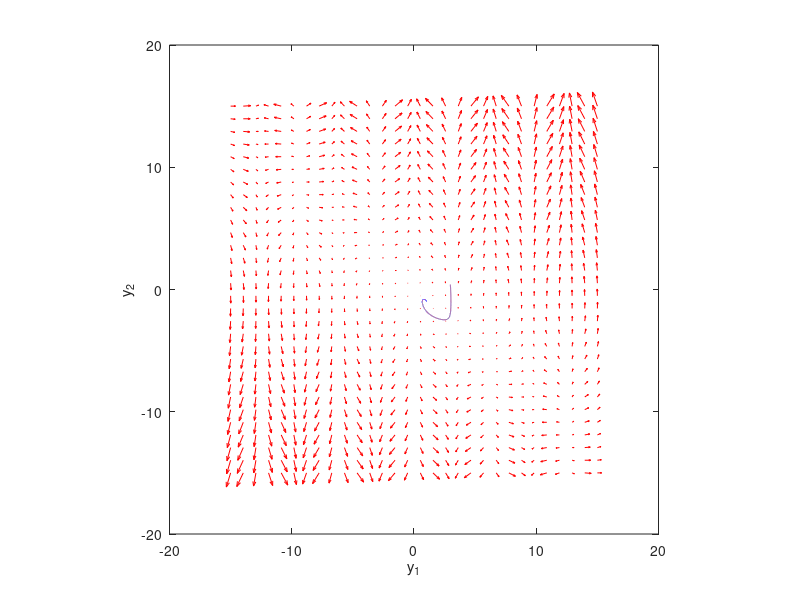

MATLAB code to generate this figure: (Note: this script raises an error after producing the figure.)
clear;
clc;

format long;

options = odeset('AbsTol',1e-13,'RelTol',1e-13);

f = @(t,y) [-sin(y(1))*(1+y(2)),y(1)+y(2)]';
y1 = linspace(-15,15,30);
y2 = linspace(-15,15,30);

[x,y]=meshgrid(y1,y2);
size(x)
size(y)

u = zeros(size(x));
v = zeros(size(x));

% we can use a single loop over each element to compute the derivatives at
% each point (y1, y2)
t=0; % we want the derivatives at each point at t=0, i.e. the starting time
for i = 1:numel(x)
    Yprime = f(t,[x(i); y(i)]);
    u(i) = Yprime(1);
    v(i) = Yprime(2);
end

quiver(x,y,u,v,'r','HandleVisibility','off'); figure(gcf)
xlabel('y_1')
ylabel('y_2')
axis square;

ics1 = [1+1e-5 -1+1e-5; 1+1e-5 -1-1e-5; 1-1e-5 -1-1e-5];
hold on
 for k = 1:3
    [ts,ys] = ode45(f,[0,25],[ics1(k,1);ics1(k,2)],options);
    plot(ys(:,1),ys(:,2),'HandleVisibility','off')
    plot(ys(1,1),ys(1,2),'r*','DisplayName',string(ys(1,1))+', '+string(ys(1,2))) % starting point
    plot(ys(end,1),ys(end,2),'ks','HandleVisibility','off') % ending point
 end
hold on
ics2 = [pi+5e-1 -pi+5e-1; pi+5e-1 -pi-5e-1; pi-9e-1 -pi-9e-1];
 for k = 1:3
    [ts,ys] = ode45(f,[0,2],[ics2(k,1);ics2(k,2)],options);
    plot(ys(:,1),ys(:,2),'HandleVisibility','off')
    plot(ys(1,1),ys(1,2),'g*','DisplayName',string(ys(1,1))+', '+string(ys(1,2))) % starting point
    plot(ys(end,1),ys(end,2),'ks','HandleVisibility','off') % ending point
 end
hold on
ics3 = [-pi+1e-1 pi+1e-1; -pi+5e-1 pi-5e-1; -pi-5e-1 pi-5e-1];
 for k = 1:3
    [ts,ys] = ode45(f,[0,2],[ics3(k,1);ics3(k,2)],options);
    plot(ys(:,1),ys(:,2),'HandleVisibility','off')
    plot(ys(1,1),ys(1,2),'b*','DisplayName',string(ys(1,1))+', '+string(ys(1,2))) % starting point
    plot(ys(end,1),ys(end,2),'ks','HandleVisibility','off') % ending point
 end
legend
hold off
figure
axis([-6,6,-6,6])
hold on 
for k=1:200
    x=ginput(1);
    [t,y]=ode45(f,[0,5],x',options);
    plot(y(:,1),y(:,2),'HandleVisibility','off');
end
hold on 
plot(-pi,pi,'b*','DisplayName','-pi,pi')
plot( pi,-pi,'r*','DisplayName','pi,-pi')
plot(1,-1,'g*','DisplayName','1,-1')
plot(0,0,'y*','DisplayName','0,0')